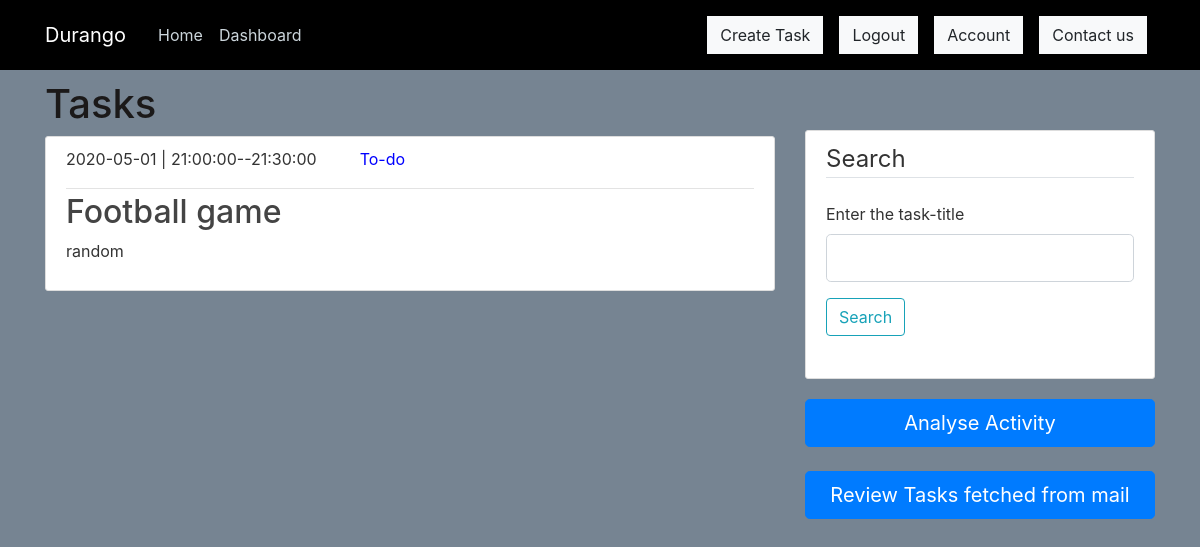
Page /dashboard (signed in) on the committed database.
### durango/models.py (models this page shows, shortened)
class Task(db.Model):
    id=db.Column(db.Integer,primary_key=True)
    title=db.Column(db.String(100), nullable=False)
    date=db.Column(db.Date(),nullable=False)
    starttime=db.Column(db.Time,nullable=True)
    endtime=db.Column(db.Time,nullable=True)
    remindtime=db.Column(db.Time,nullable=True)#remindtime
    details=db.Column(db.Text,nullable=True)
    status=db.Column(db.String(20),nullable=False)
    user_id=db.Column(db.Integer, db.ForeignKey('user.id'),nullable=False)
    message_id=db.Column(db.Text,nullable=True)

### durango/routes.py (the view, shortened to what this page needs)
@app.route("/dashboard", methods=['GET', 'POST'])
@login_required
def dashboard():
    tasks=Task.query.filter_by(user_id=current_user.id).all()
    form1=SearchForm()
    form2=SelectDate()
    if form2.validate_on_submit():
        return redirect(url_for('piechart',task_date=form2.date.data))
    return render_template('dashboard.html', title='Dashboard', tasks=tasks,form1=form1,form2=form2)

### durango/forms.py
class SearchForm(FlaskForm):
	search=StringField('Enter the task-title',validators=[DataRequired()])
	submit=SubmitField('Search')

class SelectDate(FlaskForm):
	date=DateField('Date',validators=[DataRequired()],format='%Y-%m-%d')
	submit=SubmitField('GO')

### durango/models.py (called while the page is built)
@login_manager.user_loader
def load_user(user_id):
    return User.query.get(int(user_id)) #getting user by id

### durango/templates/dashboard.html (shortened to what this page needs)
{% extends "layout.html"%}
{% block content %}
<h1> Tasks </h1>
  {% for task in tasks %}
  {%if current_user.id==task.user_id%}
    <article class="media content-section">
      <div class="media-body">
        <div class="article-metadata">
          <p class="mr-2 ">{{ task.date }}  | {{ task.starttime }}--{{task.endtime}} &nbsp;&nbsp;&nbsp;&nbsp;
            {%if task.status=='To-do' %}
          <span class="text-black ml-3" style="color: blue"> {{task.status}}
          </span>
          {%endif%}
        </p>
        </div>
        <h2><a class="article-title" href="{{url_for('task',task_id=task.id)}}">{{ task.title }}</a></h2>
        <p class="article-content">{{ task.details }}</p>
      </div>
    </article>
  {%endif%}
  {% endfor %}
</div>
<div class="col-md-4" style="margin-top: 50px">
<div class="content-section">
        <form method="POST" action="">
            <fieldset class="form-group">
                <legend class="border-bottom mb-4">Search</legend>
        <div class="form-group">
                    {{ form1.search.label(class="form-control-label") }}
                    {% if form1.search.errors %}
                        {{ form1.search(class="form-control form-control-lg is-invalid") }}
                        <div class="invalid-feedback">
                            {% for error in form.search.errors %}
                                <span>{{ error }}</span>
                            {% endfor %}
                        </div>
                    {% else %}
                        {{ form1.search(class="form-control form-control-lg") }}
                    {% endif %}
                </div>
                 <div class="form-group">
                {{ form1.submit(class="btn btn-outline-info") }}
            </div>
              </fieldset>
            </form>
          </div>
          <div class="article-title" ><button type="button" class="btn btn-primary btn-lg btn-block"  data-toggle="collapse" data-target="#collapse1">Analyse Activity</button>
      </div>
      <br>
        <div class="article-title" ><a href="{{url_for('mail_tasks')}}" style="text-decoration: none;"><button type="button" class="btn btn-primary btn-lg btn-block">Review Tasks fetched from mail</button></a>
</div>
{% endblock content%}

### durango/static/main.css (style rules this page uses)
body { background: #768492; color: #333333; margin-top: 5rem; }
h1,h2, h3, h4, h5, h6 { color: #1b1919; }
.content-section { background: #ffffff; padding: 10.1px 20px; border: 1px solid #dddddd; border-radius: 3px; margin-bottom: 20px; }
.article-title { color: #444444; }
.article-content { white-space: pre-line; }
.article-metadata { padding-bottom: 1px; margin-bottom: 4px; border-bottom: 1px solid #e3e3e3 }

### rows in the picture
Task: date "2020-05-01", starttime "21:00:00", endtime "21:30:00", status "To-do", title "Football game", details "random"
